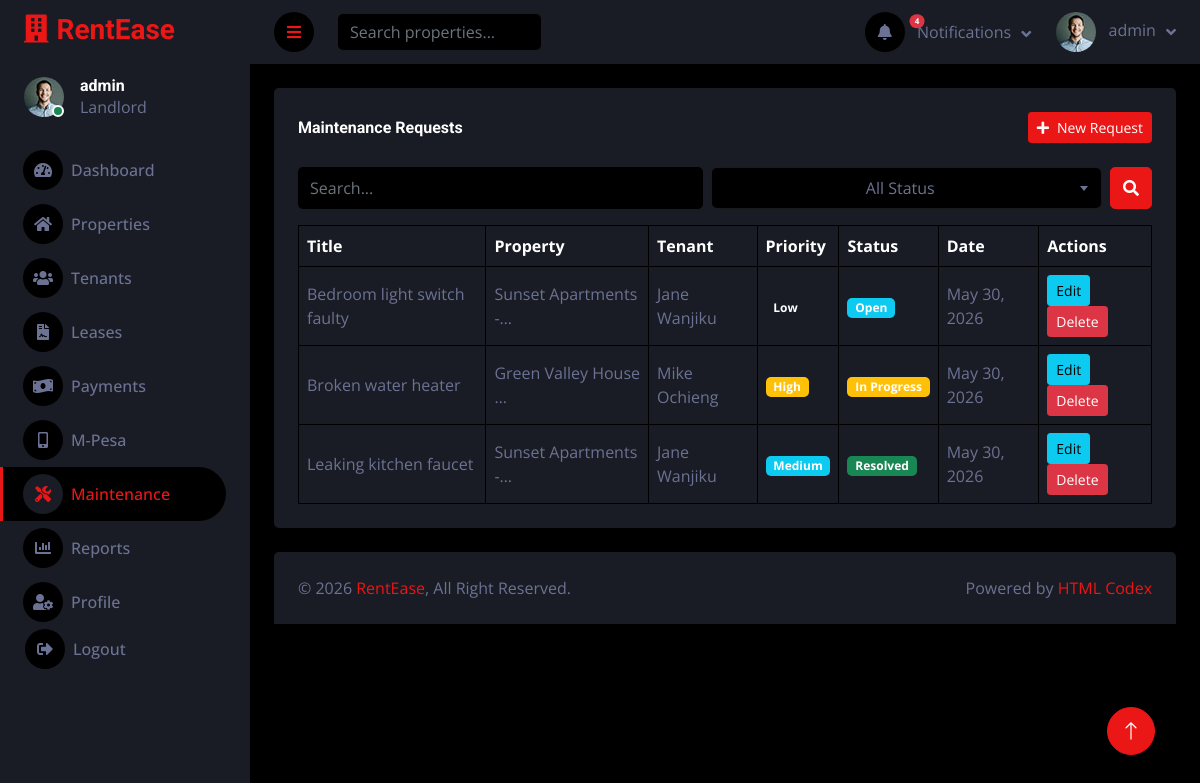
The app's page /maintenance/ (signed in) with its own data.
### core/models.py (models this page shows, shortened)
class Maintenance(models.Model):
    PRIORITY_CHOICES = [
        ('low', 'Low'),
        ('medium', 'Medium'),
        ('high', 'High'),
        ('urgent', 'Urgent'),
    ]
    STATUS_CHOICES = [
        ('open', 'Open'),
        ('in_progress', 'In Progress'),
        ('resolved', 'Resolved'),
        ('cancelled', 'Cancelled'),
    ]
    property = models.ForeignKey(Property, on_delete=models.CASCADE, related_name='maintenance_requests')
    tenant = models.ForeignKey(Tenant, on_delete=models.CASCADE, related_name='maintenance_requests', null=True, blank=True)
    title = models.CharField(max_length=200)
    description = models.TextField()
    priority = models.CharField(max_length=50, choices=PRIORITY_CHOICES, default='medium')
    status = models.CharField(max_length=50, choices=STATUS_CHOICES, default='open')
    cost = models.DecimalField(max_digits=12, decimal_places=2, null=True, blank=True)
    vendor = models.CharField(max_length=200, blank=True)
    created_at = models.DateTimeField(auto_now_add=True)
    resolved_at = models.DateTimeField(null=True, blank=True)
    class Meta:
        ordering = ['-created_at']

class Property(models.Model):
    PROPERTY_TYPES = [
        ('Apartment', 'Apartment'),
        ('House', 'House'),
        ('Studio', 'Studio'),
        ('Villa', 'Villa'),
        ('Commercial', 'Commercial'),
        ('Other', 'Other'),
    ]
    STATUS_CHOICES = [
        ('occupied', 'Occupied'),
        ('vacant', 'Vacant'),
        ('under_maintenance', 'Under Maintenance'),
    ]
    name = models.CharField(max_length=200)
    property_type = models.CharField(max_length=50, choices=PROPERTY_TYPES, default='Apartment')
    address = models.TextField()
    bedrooms = models.IntegerField(default=1)
    bathrooms = models.IntegerField(default=1)
    size_sqft = models.IntegerField(default=0)
    rent_amount = models.DecimalField(max_digits=12, decimal_places=2, validators=[MinValueValidator(0)])
    deposit = models.DecimalField(max_digits=12, decimal_places=2, validators=[MinValueValidator(0)], default=0)
    status = models.CharField(max_length=50, choices=STATUS_CHOICES, default='vacant')
    description = models.TextField(blank=True)
    created_at = models.DateTimeField(auto_now_add=True)
    updated_at = models.DateTimeField(auto_now=True)
    class Meta:
        ordering = ['-created_at']
        verbose_name_plural = 'Properties'

class Tenant(models.Model):
    STATUS_CHOICES = [
        ('active', 'Active'),
        ('inactive', 'Inactive'),
    ]
    name = models.CharField(max_length=200)
    email = models.EmailField(unique=True)
    phone = models.CharField(max_length=50)
    id_number = models.CharField(max_length=100, blank=True)
    emergency_contact = models.CharField(max_length=50, blank=True)
    emergency_name = models.CharField(max_length=200, blank=True)
    address = models.TextField(blank=True)
    occupation = models.CharField(max_length=200, blank=True)
    notes = models.TextField(blank=True)
    status = models.CharField(max_length=50, choices=STATUS_CHOICES, default='active')
    created_at = models.DateTimeField(auto_now_add=True)
    updated_at = models.DateTimeField(auto_now=True)
    class Meta:
        ordering = ['-created_at']

### core/views.py (the view)
# urls.py: path('maintenance/', views.maintenance_list, name='maintenance_list'),
@login_required
def maintenance_list(request):
    items = Maintenance.objects.all()
    query = request.GET.get('q')
    status_filter = request.GET.get('status')
    if query:
        items = items.filter(Q(title__icontains=query) | Q(description__icontains=query))
    if status_filter:
        items = items.filter(status=status_filter)
    return render(request, 'core/maintenance/list.html', {'maintenance_list': items})

### core/context_processors.py (called while the page is built)
def notifications(request):
    if not request.user.is_authenticated:
        return {}
    open_maintenance = Maintenance.objects.filter(
        status__in=['open', 'in_progress']
    ).count()
    overdue_payments = Payment.objects.filter(status='overdue').count()
    thirty_days = date.today() + timedelta(days=30)
    expiring_leases = Lease.objects.filter(
        status='active',
        end_date__lte=thirty_days
    ).count()
    recent_maintenance = Maintenance.objects.filter(
        status__in=['open', 'in_progress']
    ).order_by('-created_at')[:3]
    return {
        'notif_open_maintenance': open_maintenance,
        'notif_overdue_payments': overdue_payments,
        'notif_expiring_leases': expiring_leases,
        'notif_total': open_maintenance + overdue_payments + expiring_leases,
        'notif_recent_maintenance': recent_maintenance,
    }

### core/templates/core/maintenance/list.html (shortened to what this page needs)
{% extends 'core/base.html' %}
{% block content %}
<div class="container-fluid pt-4 px-4">
    <div class="bg-secondary text-center rounded p-4">
        <div class="d-flex align-items-center justify-content-between mb-4">
            <h6 class="mb-0">Maintenance Requests</h6>
            <a href="{% url 'maintenance_add' %}" class="btn btn-primary btn-sm"><i class="fa fa-plus me-2"></i>New Request</a>
        </div>
        <form class="d-flex mb-3 gap-2" method="GET">
            <input class="form-control bg-dark border-0 flex-grow-1" type="search" name="q" placeholder="Search..." value="{{ request.GET.q }}">
            <button class="btn btn-primary" type="submit"><i class="fa fa-search"></i></button>
        </form>
        <div class="table-responsive">
            <table class="table text-start align-middle table-bordered table-hover mb-0">
                <thead>
                    <tr class="text-white">
                        <th>Title</th>
                        <th>Property</th>
                        <th>Tenant</th>
                        <th>Priority</th>
                        <th>Status</th>
                        <th>Date</th>
                        <th>Actions</th>
                    </tr>
                </thead>
                <tbody>
                    {% for m in maintenance_list %}
                    <tr>
                        <td>{{ m.title }}</td>
                        <td>{{ m.property.name|truncatechars:20 }}</td>
                        <td>{{ m.tenant.name|default:'-' }}</td>
                        <td><span class="badge bg-{% if m.priority == 'urgent' %}danger{% elif m.priority == 'high' %}warning{% elif m.priority == 'medium' %}info{% else %}secondary{% endif %}">{{ m.get_priority_display }}</span></td>
                        <td><span class="badge bg-{% if m.status == 'open' %}info{% elif m.status == 'in_progress' %}warning{% elif m.status == 'resolved' %}success{% else %}secondary{% endif %}">{{ m.get_status_display }}</span></td>
                        <td>{{ m.created_at|date:"M j, Y" }}</td>
                        <td>
                            <a class="btn btn-sm btn-info" href="{% url 'maintenance_edit' m.pk %}">Edit</a>
                            <a class="btn btn-sm btn-danger" href="{% url 'maintenance_delete' m.pk %}" onclick="return confirm('Delete this request?')">Delete</a>
                        </td>
                    </tr>
                    {% empty %}
                    <tr><td colspan="7" class="text-muted">No maintenance requests</td></tr>
                    {% endfor %}
                </tbody>
            </table>
        </div>
    </div>
</div>
{% endblock %}

### core/templates/core/sidebar.html (shortened to what this page needs)
{% load static %}
<div class="sidebar pe-4 pb-3">
    <nav class="navbar bg-secondary navbar-dark">
        <a href="{% url 'dashboard' %}" class="navbar-brand mx-4 mb-3">
            <h3 class="text-primary"><i class="fa fa-building me-2"></i>RentEase</h3>
        </a>
        <div class="d-flex align-items-center ms-4 mb-4">
            <div class="position-relative">
                <img class="rounded-circle" src="{% static 'core/img/user.jpg' %}" alt="" style="width: 40px; height: 40px;">
                <div class="bg-success rounded-circle border border-2 border-white position-absolute end-0 bottom-0 p-1"></div>
            </div>
            <div class="ms-3">
                <h6 class="mb-0">{{ user.get_full_name|default:user.username }}</h6>
                <span>Landlord</span>
            </div>
        </div>
        <div class="navbar-nav w-100">
            <a href="{% url 'dashboard' %}" class="nav-item nav-link {% if request.resolver_match.url_name == 'dashboard' %}active{% endif %}">
                <i class="fa fa-tachometer-alt me-2"></i>Dashboard
            </a>
            <a href="{% url 'property_list' %}" class="nav-item nav-link {% if 'property' in request.resolver_match.url_name %}active{% endif %}">
                <i class="fa fa-home me-2"></i>Properties
            </a>
            <a href="{% url 'tenant_list' %}" class="nav-item nav-link {% if 'tenant' in request.resolver_match.url_name %}active{% endif %}">
                <i class="fa fa-users me-2"></i>Tenants
            </a>
            <a href="{% url 'lease_list' %}" class="nav-item nav-link {% if 'lease' in request.resolver_match.url_name %}active{% endif %}">
                <i class="fa fa-file-contract me-2"></i>Leases
            </a>
            <a href="{% url 'payment_list' %}" class="nav-item nav-link {% if 'payment' in request.resolver_match.url_name %}active{% endif %}">
                <i class="fa fa-money-bill-wave me-2"></i>Payments
            </a>
            <a href="{% url 'mpesa_list' %}" class="nav-item nav-link {% if 'mpesa' in request.resolver_match.url_name %}active{% endif %}">
                <i class="fa fa-mobile-alt me-2"></i>M-Pesa
            </a>
            <a href="{% url 'maintenance_list' %}" class="nav-item nav-link {% if 'maintenance' in request.resolver_match.url_name %}active{% endif %}">
                <i class="fa fa-tools me-2"></i>Maintenance
            </a>
            <a href="{% url 'reports' %}" class="nav-item nav-link {% if request.resolver_match.url_name == 'reports' %}active{% endif %}">
                <i class="fa fa-chart-bar me-2"></i>Reports
            </a>
            <a href="{% url 'profile' %}" class="nav-item nav-link {% if request.resolver_match.url_name == 'profile' %}active{% endif %}">
                <i class="fa fa-user-cog me-2"></i>Profile
            </a>
            <form action="{% url 'logout' %}" method="post" class="d-inline">
                <button type="submit" class="nav-item nav-link btn btn-link text-start border-0 w-100" style="padding: 0 25px;">
                    <i class="fa fa-sign-out-alt me-2"></i>Logout
                </button>
            </form>
        </div>
    </nav>
</div>

### core/templates/core/navbar.html (shortened to what this page needs)
{% load static %}
<nav class="navbar navbar-expand bg-secondary navbar-dark sticky-top px-4 py-0">
    <a href="#" class="sidebar-toggler flex-shrink-0">
        <i class="fa fa-bars"></i>
    </a>
    <form class="d-none d-md-flex ms-4" method="GET" action="{% url 'property_list' %}">
        <input class="form-control bg-dark border-0" type="search" name="q" placeholder="Search properties...">
    </form>
    <div class="navbar-nav align-items-center ms-auto">
        <div class="nav-item dropdown">
            <a href="#" class="nav-link dropdown-toggle" data-bs-toggle="dropdown">
                <span class="position-relative">
                    <i class="fa fa-bell me-lg-2"></i>
                    {% if notif_total > 0 %}
                    <span class="position-absolute top-0 start-100 translate-middle badge rounded-pill bg-danger" style="font-size: 8px;">{{ notif_total }}</span>
                    {% endif %}
                </span>
                <span class="d-none d-lg-inline-flex">Notifications</span>
            </a>
        </div>
        <div class="nav-item dropdown">
            <a href="#" class="nav-link dropdown-toggle" data-bs-toggle="dropdown">
                <img class="rounded-circle me-lg-2" src="{% static 'core/img/user.jpg' %}" alt="" style="width: 40px; height: 40px;">
                <span class="d-none d-lg-inline-flex">{{ user.get_full_name|default:user.username }}</span>
            </a>
        </div>
    </div>
</nav>

### core/static/core/css/style.css (style rules this page uses)
:root { --primary: #EB1616; --secondary: #191C24; --light: #6C7293; --dark: #000000; }
.btn { transition: .5s; }
.sidebar { position: fixed; top: 0; left: 0; bottom: 0; width: 250px; height: 100vh; overflow-y: auto; background: var(--secondary); transition: 0.5s; z-index: 999; }
@media (min-width: 992px) { .sidebar { margin-left: 0; } }
.sidebar .navbar .navbar-nav .nav-link { padding: 7px 20px; color: var(--light); font-weight: 500; border-left: 3px solid var(--secondary); border-radius: 0 30px 30px 0; outline: none; }
.sidebar .navbar .navbar-nav .nav-link:hover, .sidebar .navbar .navbar-nav .nav-link.active { color: var(--primary); background: var(--dark); border-color: var(--primary); }
.sidebar .navbar .navbar-nav .nav-link i { width: 40px; height: 40px; display: inline-flex; align-items: center; justify-content: center; background: var(--dark); border-radius: 40px; }
.sidebar .navbar .navbar-nav .nav-link:hover i, .sidebar .navbar .navbar-nav .nav-link.active i { background: var(--secondary); }
.content .navbar .navbar-nav .nav-link { margin-left: 25px; padding: 12px 0; color: var(--light); outline: none; }
.content .navbar .sidebar-toggler, .content .navbar .navbar-nav .nav-link i { width: 40px; height: 40px; display: inline-flex; align-items: center; justify-content: center; background: var(--dark); border-radius: 40px; }
.content .navbar .dropdown-toggle::after { margin-left: 6px; vertical-align: middle; border: none; content: "\f107"; font-family: "Font Awesome 5 Free"; font-weight: 900; transition: .5s; }

### records on screen
Maintenance: title "Bedroom light switch faulty", property.name "Sunset Apartments -…", tenant.name "Jane Wanjiku", priority "Low", status "Open", created_at "May 30, 2026"
Maintenance: title "Broken water heater", property.name "Green Valley House …", tenant.name "Mike Ochieng", priority "High", status "In Progress", created_at "May 30, 2026"
Maintenance: title "Leaking kitchen faucet", property.name "Sunset Apartments -…", tenant.name "Jane Wanjiku", priority "Medium", status "Resolved", created_at "May 30, 2026"

### other values on screen
{{ user.get_full_name|default:user.username }} "admin"
{{ notif_total }} "4"
